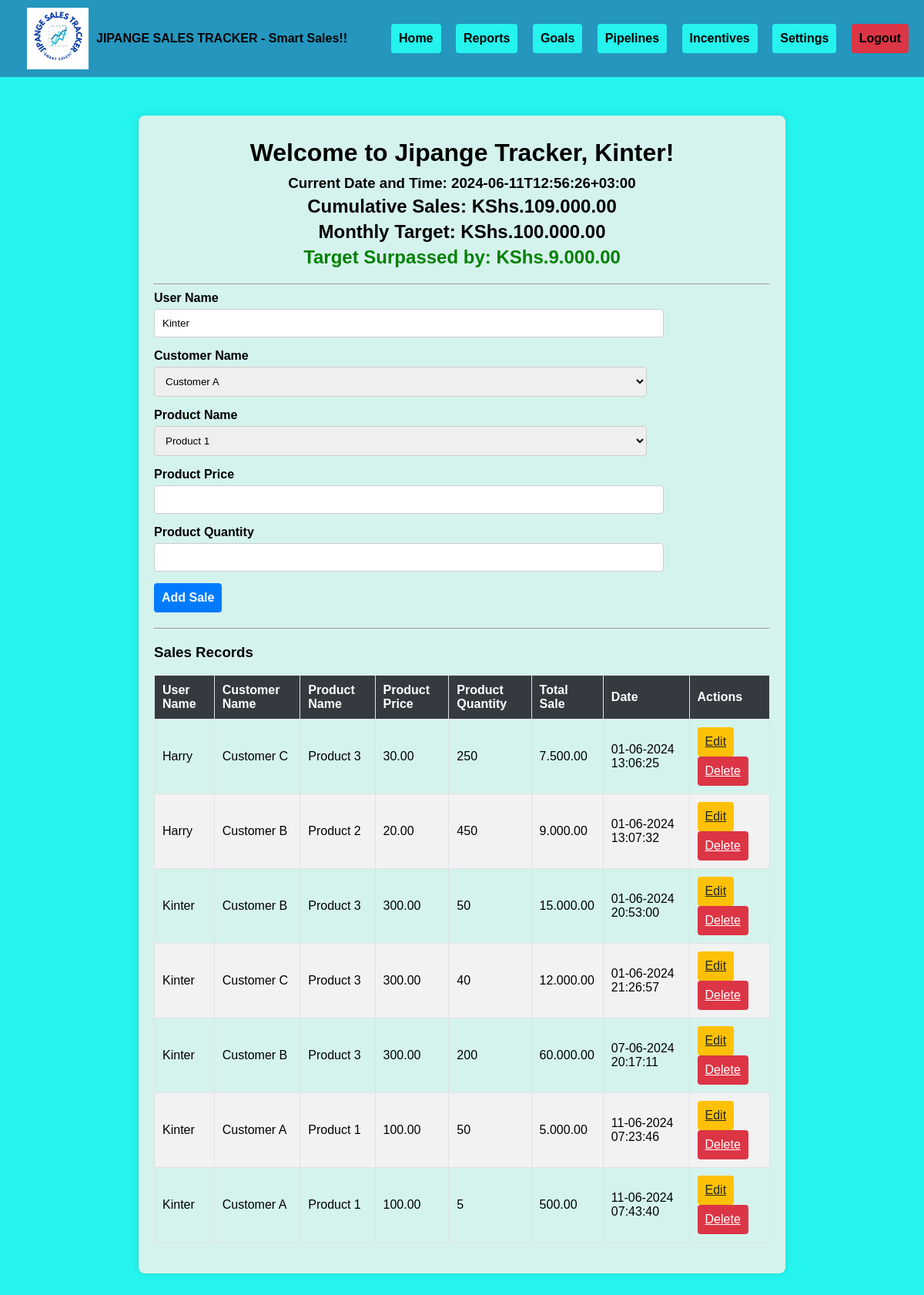
Page / (signed in) on the earlier database version.
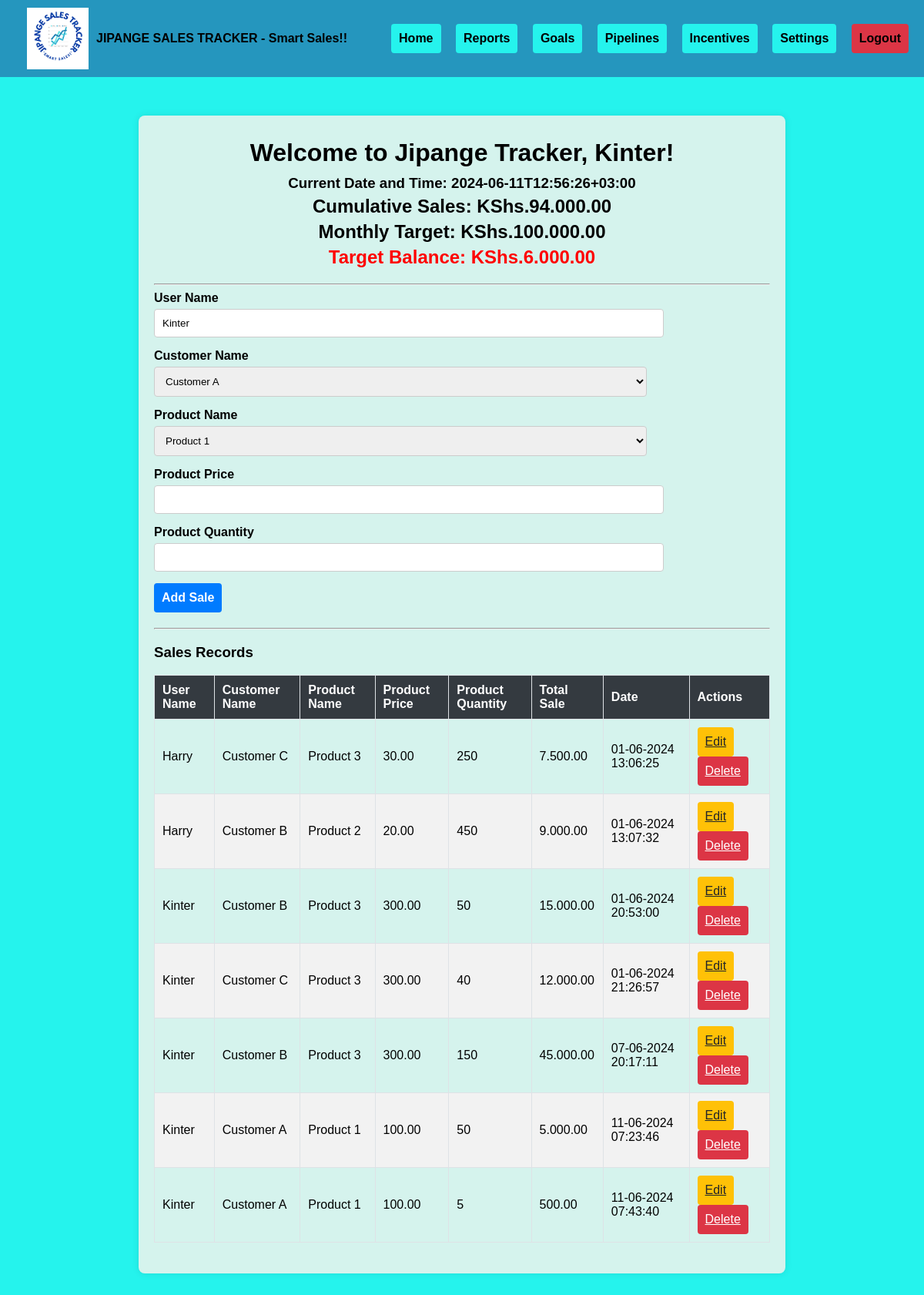
Same page on the later database version.
### app.py (models this page shows, shortened)
class User(db.Model, UserMixin):
    id = db.Column(db.Integer, primary_key=True)
    username = db.Column(db.String(80), unique=True, nullable=False)
    password = db.Column(db.String(120), nullable=False)

class Sale(db.Model):
    id = db.Column(db.Integer, primary_key=True)
    user_name = db.Column(db.String(80), nullable=False)
    customer_name = db.Column(db.String(80), nullable=False)
    product_name = db.Column(db.String(80), nullable=False)
    product_price = db.Column(db.Float, nullable=False)
    product_quantity = db.Column(db.Integer, nullable=False)
    total_sale = db.Column(db.Float, nullable=False)
    date = db.Column(db.DateTime, default=datetime.utcnow)  # Use UTC time

### app.py (the view)
@app.route('/')
@login_required
def index():
    sales = Sale.query.all()
    cumulative_sales = sum(sale.total_sale for sale in sales)
    monthly_target = 100000.0
    target_balance = monthly_target - cumulative_sales
    target_balance2 = cumulative_sales - monthly_target
    formatted_target_balance = format_currency(target_balance) if target_balance > 0 else None
    formatted_target_balance2 = format_currency(target_balance2) if target_balance <= 0 else None
    customers = ['Customer A', 'Customer B', 'Customer C']
    products = [
        {'name': 'Product 1', 'price': 100},
        {'name': 'Product 2', 'price': 200},
        {'name': 'Product 3', 'price': 300}
    ]
    current_local_time = get_local_time()
    return render_template('index.html',
                           sales=sales,
                           formatted_cumulative_sales=format_currency(cumulative_sales),
                           formatted_monthly_target=format_currency(monthly_target),
                           formatted_target_balance=formatted_target_balance,
                           formatted_target_balance2=formatted_target_balance2,
                           customers=customers,
                           products=products,
                           target_balance=target_balance,
                           format_currency=format_currency,
                           current_local_time=current_local_time)

### app.py (called while the page is built)
def format_currency(value):
    return f"{value:,.2f}".replace(",", ".")

def get_local_time():
    utc_now = datetime.utcnow().replace(tzinfo=pytz.utc)
    local_now = utc_now.astimezone(local_tz)
    return local_now.isoformat()

@login_manager.user_loader
def load_user(user_id):
    return User.query.get(int(user_id))

### templates/index.html (shortened to what this page needs)
<!DOCTYPE html>
<html lang="en">
<head>
    <link rel="stylesheet" href="{{ url_for('static', filename='styles.css') }}">
</head>
<body>
    <nav class="navbar">
        <a class="navbar-brand" href="#"><img src="{{ url_for('static', filename='logo.png') }}" alt="Logo" class="logo">JIPANGE SALES TRACKER - Smart Sales!!</a>
        <div class="navbar-links">
            <a href="/" class="btn btn-navbar-links">Home</a>
            <a href="#" class="btn btn-navbar-links">Reports</a>
            <a href="#" class="btn btn-navbar-links">Goals</a>
            <a href="#" class="btn btn-navbar-links">Pipelines</a>
            <a href="#" class="btn btn-navbar-links">Incentives</a>
            <a href="#" class="btn btn-navbar-links">Settings</a>
            <a href="{{ url_for('logout') }}" class="btn btn-danger">Logout</a>
        </div>
    </nav>
    <div class="container">
        <header>
            <h1>Welcome to Jipange Tracker, {{ current_user.username }}!</h1>
            <h3>Current Date and Time: {{ current_local_time }}</h3>
            <h2>Cumulative Sales: KShs.{{ formatted_cumulative_sales }}</h2>
            <h2>Monthly Target: KShs.{{ formatted_monthly_target }}</h2>
            {% if target_balance > 0 %}
                <h2 style="color: red;">Target Balance: KShs.{{ formatted_target_balance }}</h2>
            {% else %}
                <h2 style="color: green;">Target Surpassed by: KShs.{{ (formatted_target_balance2) }}</h2>
            {% endif %}
        </header>
        <hr>
        <form method="POST" action="{{ url_for('add_sale') }}">
            <div class="form-group">
                <label for="userName">User Name</label>
                <input type="text" class="form-control" id="userName" name="userName" value="{{ current_user.username }}" readonly>
            </div>
            <div class="form-group">
                <label for="customerName">Customer Name</label>
                <select class="form-control" id="customerName" name="customerName" required>
                    {% for customer in customers %}
                    <option value="{{ customer }}">{{ customer }}</option>
                    {% endfor %}
                </select>
            </div>
            <div class="form-group">
                <label for="productName">Product Name</label>
                <select class="form-control" id="productName" name="productName" required>
                    {% for product in products %}
                    <option value="{{ product.name }}" data-price="{{ product.price }}">{{ product.name }}</option>
                    {% endfor %}
                </select>
            </div>
            <div class="form-group">
                <label for="productPrice">Product Price</label>
                <input type="number" class="form-control" id="productPrice" name="productPrice" step="0.01" required readonly>
            </div>
            <div class="form-group">
                <label for="productQuantity">Product Quantity</label>
                <input type="number" class="form-control" id="productQuantity" name="productQuantity" required>
            </div>
            <button type="submit" class="btn btn-primary">Add Sale</button>
        </form>
        <hr>
        <h3>Sales Records</h3>
        <table class="table">
            <thead>
                <tr>
                    <th>User Name</th>
                    <th>Customer Name</th>
                    <th>Product Name</th>
                    <th>Product Price</th>
                    <th>Product Quantity</th>
                    <th>Total Sale</th>
                    <th>Date</th>
                    <th>Actions</th>
                </tr>
            </thead>
            <tbody>
                {% for sale in sales %}
                <tr>
                    <td>{{ sale.user_name }}</td>
                    <td>{{ sale.customer_name }}</td>
                    <td>{{ sale.product_name }}</td>
                    <td>{{ format_currency(sale.product_price) }}</td>
                    <td>{{ sale.product_quantity }}</td>
                    <td>{{ format_currency(sale.total_sale) }}</td>
                    <td>{{ sale.date.strftime('%d-%m-%Y %H:%M:%S') }}</td>
                    <td>
                        <a href="{{ url_for('edit_sale', id=sale.id) }}" class="btn btn-warning btn-sm">Edit</a>
                        <a href="{{ url_for('delete_sale', id=sale.id) }}" class="btn btn-danger btn-sm">Delete</a>
                    </td>
                </tr>
                {% endfor %}
            </tbody>
        </table>
    </div>
</body>
</html>

### static/styles.css (style rules this page uses)
body { font-family: Verdana, sans-serif; background-color: rgb(37, 243, 237); margin: 0; padding: 0; }
.container { max-width: 800px; margin: 50px auto; padding: 20px; background-color: rgb(213, 243, 237); box-shadow: 0 0 10px rgba(0, 0, 0, 0.1); border-radius: 8px; }
.navbar { display: flex; justify-content: space-between; align-items: center; background-color: rgb(37, 150, 190); padding: 10px 20px; color: rgb(255, 255, 255); font-weight: bold; }
.navbar a { color: rgb(0, 0, 0); text-decoration: none; margin-left: 15px; }
.navbar-brand { display: flex; align-items: center; }
.navbar-brand .logo { height: 80px; margin-right: 10px; }
.btn-navbar-links { display: inline-block; background-color: rgb(37, 243, 237); color: rgb(12, 1, 1); padding: 10px 10px; font-size: 1rem; border: none; border-radius: 4px; cursor: pointer; text-align: center; }
header { text-align: center; margin-bottom: 20px; }
header h1 { margin: 10px 0; }
header h2, header h3 { margin: 5px 0; }
form { margin-bottom: 20px; }
.form-group { margin-bottom: 15px; }
.form-group label { display: block; margin-bottom: 5px; font-weight: bold; }
.form-control { width: 80%; padding: 10px; border: 1px solid #ccc; border-radius: 4px; }
.btn { display: inline-block; padding: 10px 10px; font-size: 1rem; border: none; border-radius: 4px; cursor: pointer; text-align: center; }
.btn-primary { background-color: #007bff; font-weight: bold; color: #fff; }
.btn-danger { background-color: #dc3545; color: #fff; }
.btn-warning { background-color: #ffc107; color: #212529; }
table { width: 100%; border-collapse: collapse; margin-bottom: 20px; }
table th, table td { padding: 10px; border: 1px solid #dee2e6; text-align: left; }
table th { background-color: #343a40; color: #fff; }
table tr:nth-child(even) { background-color: #f2f2f2; }

Differences in the rows shown:
changed Sale (number 5 of 7 on the later page): product_quantity "200" → "150"; total_sale "60.000.00" → "45.000.00"
Other differences:
{{ (formatted_target_balance2) }}: "9.000.00" → (not shown)
text no longer shown: "109.000.00 Target Surpassed by: KShs."
text now shown: "94.000.00 Target Balance: KShs. 6.000.00"
